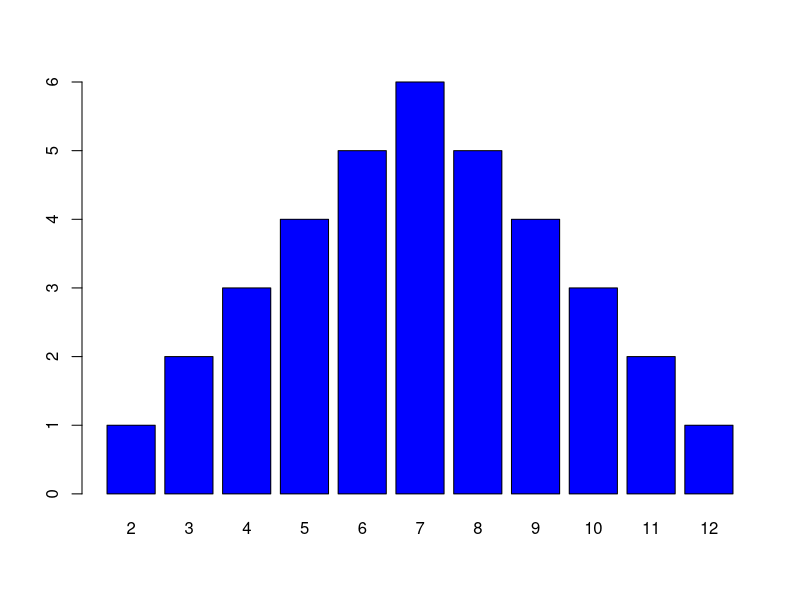

Source code (R):
dicetotal <- c(2,3,4,5,6,7,8,9,10,11,12)
possibility <- c(1,2,3,4,5,6,5,4,3,2,1)

barplot(possibility,col='blue',names.arg = dicetotal)

runif(5)
runif(5,1,6)

as.integer(runif(5,1,6))




